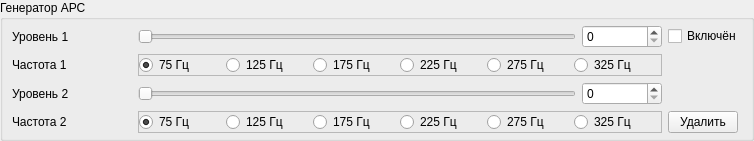
<?xml version="1.0" encoding="UTF-8"?>
<ui version="4.0">
 <class>ArsGenerator</class>
 <widget class="QWidget" name="ArsGenerator">
  <property name="geometry">
   <rect>
    <x>0</x>
    <y>0</y>
    <width>754</width>
    <height>129</height>
   </rect>
  </property>
  <property name="minimumSize">
   <size>
    <width>0</width>
    <height>0</height>
   </size>
  </property>
  <property name="maximumSize">
   <size>
    <width>16777215</width>
    <height>1000</height>
   </size>
  </property>
  <property name="windowTitle">
   <string>Form</string>
  </property>
  <layout class="QVBoxLayout" name="verticalLayout">
   <property name="spacing">
    <number>0</number>
   </property>
   <property name="leftMargin">
    <number>0</number>
   </property>
   <property name="topMargin">
    <number>0</number>
   </property>
   <property name="rightMargin">
    <number>0</number>
   </property>
   <property name="bottomMargin">
    <number>0</number>
   </property>
   <item alignment="Qt::AlignTop">
    <widget class="QGroupBox" name="root">
     <property name="maximumSize">
      <size>
       <width>16777215</width>
       <height>16777215</height>
      </size>
     </property>
     <property name="title">
      <string>Генератор АРС</string>
     </property>
     <layout class="QGridLayout" name="gridLayout">
      <property name="topMargin">
       <number>5</number>
      </property>
      <property name="bottomMargin">
       <number>5</number>
      </property>
      <item row="3" column="1">
       <widget class="QLabel" name="freqLabel_1">
        <property name="text">
         <string>Частота 1</string>
        </property>
       </widget>
      </item>
      <item row="0" column="4">
       <widget class="QCheckBox" name="enable">
        <property name="minimumSize">
         <size>
          <width>70</width>
          <height>0</height>
         </size>
        </property>
        <property name="maximumSize">
         <size>
          <width>80</width>
          <height>16777215</height>
         </size>
        </property>
        <property name="text">
         <string>Включён</string>
        </property>
       </widget>
      </item>
      <item row="3" column="2" colspan="2">
       <widget class="QFrame" name="freqFrame_1">
        <property name="frameShape">
         <enum>QFrame::StyledPanel</enum>
        </property>
        <property name="frameShadow">
         <enum>QFrame::Raised</enum>
        </property>
        <layout class="QGridLayout" name="gridLayout_4">
         <property name="leftMargin">
          <number>0</number>
         </property>
         <property name="topMargin">
          <number>0</number>
         </property>
         <property name="rightMargin">
          <number>0</number>
         </property>
         <property name="bottomMargin">
          <number>0</number>
         </property>
         <property name="spacing">
          <number>0</number>
         </property>
         <item row="0" column="1">
          <widget class="QRadioButton" name="f125_1">
           <property name="text">
            <string>125 Гц</string>
           </property>
          </widget>
         </item>
         <item row="0" column="2">
          <widget class="QRadioButton" name="f175_1">
           <property name="text">
            <string>175 Гц</string>
           </property>
          </widget>
         </item>
         <item row="0" column="0">
          <widget class="QRadioButton" name="f75_1">
           <property name="text">
            <string>75 Гц</string>
           </property>
           <property name="checked">
            <bool>true</bool>
           </property>
          </widget>
         </item>
         <item row="0" column="3">
          <widget class="QRadioButton" name="f225_1">
           <property name="text">
            <string>225 Гц</string>
           </property>
          </widget>
         </item>
         <item row="0" column="4">
          <widget class="QRadioButton" name="f275_1">
           <property name="text">
            <string>275 Гц</string>
           </property>
          </widget>
         </item>
         <item row="0" column="5">
          <widget class="QRadioButton" name="f325_1">
           <property name="text">
            <string>325 Гц</string>
           </property>
          </widget>
         </item>
        </layout>
       </widget>
      </item>
      <item row="6" column="4">
       <widget class="QPushButton" name="remove">
        <property name="minimumSize">
         <size>
          <width>70</width>
          <height>0</height>
         </size>
        </property>
        <property name="maximumSize">
         <size>
          <width>70</width>
          <height>16777215</height>
         </size>
        </property>
        <property name="text">
         <string>Удалить</string>
        </property>
       </widget>
      </item>
      <item row="0" column="1">
       <widget class="QLabel" name="levelLabel_1">
        <property name="minimumSize">
         <size>
          <width>120</width>
          <height>0</height>
         </size>
        </property>
        <property name="text">
         <string>Уровень 1</string>
        </property>
       </widget>
      </item>
      <item row="6" column="1">
       <widget class="QLabel" name="freqLabel_2">
        <property name="text">
         <string>Частота 2</string>
        </property>
       </widget>
      </item>
      <item row="0" column="2">
       <widget class="QSlider" name="levelSlider_1">
        <property name="minimumSize">
         <size>
          <width>100</width>
          <height>0</height>
         </size>
        </property>
        <property name="maximum">
         <number>100</number>
        </property>
        <property name="pageStep">
         <number>1</number>
        </property>
        <property name="orientation">
         <enum>Qt::Horizontal</enum>
        </property>
       </widget>
      </item>
      <item row="0" column="3">
       <widget class="QSpinBox" name="levelSpin_1">
        <property name="minimumSize">
         <size>
          <width>80</width>
          <height>0</height>
         </size>
        </property>
        <property name="maximumSize">
         <size>
          <width>16777215</width>
          <height>16777215</height>
         </size>
        </property>
        <property name="maximum">
         <number>100</number>
        </property>
        <property name="singleStep">
         <number>1</number>
        </property>
       </widget>
      </item>
      <item row="6" column="2" colspan="2">
       <widget class="QFrame" name="freqFrame_2">
        <property name="frameShape">
         <enum>QFrame::StyledPanel</enum>
        </property>
        <property name="frameShadow">
         <enum>QFrame::Raised</enum>
        </property>
        <layout class="QGridLayout" name="gridLayout_3">
         <property name="leftMargin">
          <number>0</number>
         </property>
         <property name="topMargin">
          <number>0</number>
         </property>
         <property name="rightMargin">
          <number>0</number>
         </property>
         <property name="bottomMargin">
          <number>0</number>
         </property>
         <property name="spacing">
          <number>0</number>
         </property>
         <item row="0" column="0">
          <widget class="QRadioButton" name="f75_2">
           <property name="text">
            <string>75 Гц</string>
           </property>
           <property name="checked">
            <bool>true</bool>
           </property>
          </widget>
         </item>
         <item row="0" column="1">
          <widget class="QRadioButton" name="f125_2">
           <property name="text">
            <string>125 Гц</string>
           </property>
          </widget>
         </item>
         <item row="0" column="2">
          <widget class="QRadioButton" name="f175_2">
           <property name="text">
            <string>175 Гц</string>
           </property>
          </widget>
         </item>
         <item row="0" column="3">
          <widget class="QRadioButton" name="f225_2">
           <property name="text">
            <string>225 Гц</string>
           </property>
          </widget>
         </item>
         <item row="0" column="4">
          <widget class="QRadioButton" name="f275_2">
           <property name="text">
            <string>275 Гц</string>
           </property>
          </widget>
         </item>
         <item row="0" column="5">
          <widget class="QRadioButton" name="f325_2">
           <property name="text">
            <string>325 Гц</string>
           </property>
          </widget>
         </item>
        </layout>
       </widget>
      </item>
      <item row="5" column="1">
       <widget class="QLabel" name="levelLabel_2">
        <property name="text">
         <string>Уровень 2</string>
        </property>
       </widget>
      </item>
      <item row="5" column="2">
       <widget class="QSlider" name="levelSlider_2">
        <property name="maximum">
         <number>100</number>
        </property>
        <property name="pageStep">
         <number>1</number>
        </property>
        <property name="orientation">
         <enum>Qt::Horizontal</enum>
        </property>
       </widget>
      </item>
      <item row="5" column="3">
       <widget class="QSpinBox" name="levelSpin_2">
        <property name="maximum">
         <number>100</number>
        </property>
       </widget>
      </item>
     </layout>
    </widget>
   </item>
  </layout>
 </widget>
 <resources/>
 <connections/>
</ui>
